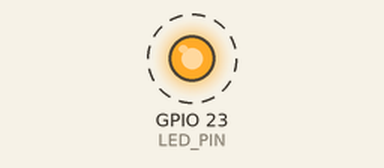
Simulated run of this sketch. Board: ESP32. On the bench: output pins drawn as LEDs (lit = HIGH). Dashed ring = blinking.

Above: at 0.7 s.
Timing chart, 0 to 4.6 s (numbered marks = the images above):
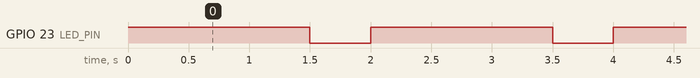

Measured:
- by itself, GPIO 23 (LED_PIN): alternates HIGH for 1.5 s and LOW for 0.50 s

The sketch:

A06_Blink_Configurable.ino
```cpp
/**
 * Institut Camí de Mar - M14 Projecte 2 IoT
 * Activitat: A06 Programació ESP32. Led (Constants en C)
 *
 * Propòsit: Controlar un LED extern utilitzant una constant per al pin
 * i variables configurables per als temps d'encesa i apagada.
 */

// 1. Definim una constant per al pin on hem connectat el LED extern (GPIO 23)
// Utilitzar 'const' optimitza la memòria RAM i evita errors accidentals.
const int LED_PIN = 23;

// 2. Modificació sol·licitada: variables configurables per als temps (en mil·lisegons)
int tempsEncesa = 1500;  // El LED estarà encès 1.5 segons
int tempsApagat = 500;   // El LED estarà apagat 0.5 segons

void setup() {
  // Configurem el pin del LED com una SORTIDA (OUTPUT)
  pinMode(LED_PIN, OUTPUT);
}

void loop() {
  // Envia 3.3V al pin 23 (encén el LED)
  digitalWrite(LED_PIN, HIGH);
  // Espera el temps configurat a la variable d'encesa
  delay(tempsEncesa);

  // Envia 0V al pin 23 (apaga el LED)
  digitalWrite(LED_PIN, LOW);
  // Espera el temps configurat a la variable d'apagada
  delay(tempsApagat);
}
```
